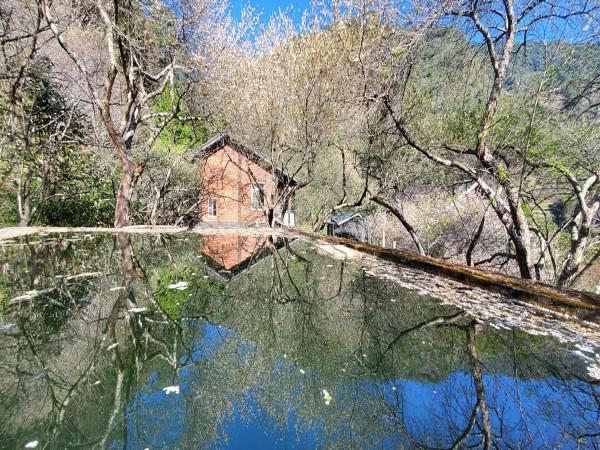
#> input picture EXAMPLE2/media/background.jpg, 600 x 450 px, found by its file name
$ python basicplot1.py
#> lines starting #> are read from the running program, lines starting #| are printed output that depends on the picture
import cv2, numpy,os

os.chdir(os.path.dirname(__file__))  # 設定目前的目錄為工作目錄
cv2.namedWindow("plot")
image = cv2.imread("media\\background.jpg")
#> image is the input picture: shape (450, 600, 3); mean B, G, R 120.9, 129.6, 124.6
cv2.line(image, (50,50), (500,200), (255,0,0), 2)        #藍色直線
cv2.rectangle(image, (100,200), (180,300), (0,255,0), 3) #綠色空心矩形
cv2.rectangle(image, (300,200), (350,260), (0,0,255), -1)#紅色實心矩形
cv2.circle(image, (500,300), 40, (255,255,0), -1)        #實心圓
pts = numpy.array([[300,300],[300,340],[350,320]], numpy.int32)
# cv2.polylines(image, [pts], True, (0,255,255), 2)        #黃色多邊形
cv2.polylines(image, [pts], True, (0,255,255), 2)        #黃色多邊形
cv2.putText(image,"background.jpg", (20,420), cv2.FONT_HERSHEY_SIMPLEX, 1, (255,255,255), 1)#文字
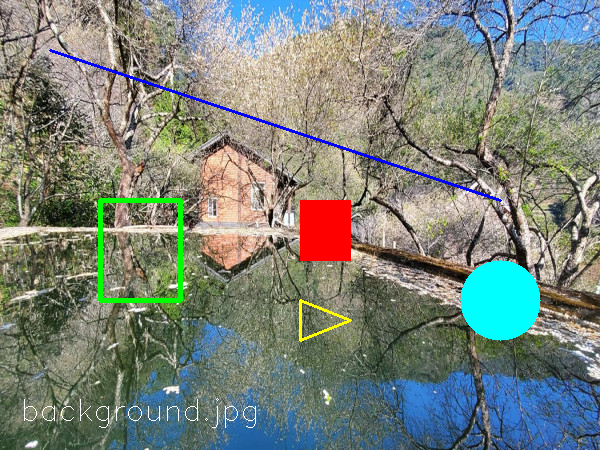
#> image: shape (450, 600, 3); mean B, G, R 122.3, 131.1, 122.4
cv2.imshow("plot", image)
cv2.waitKey(0)
cv2.destroyAllWindows()
